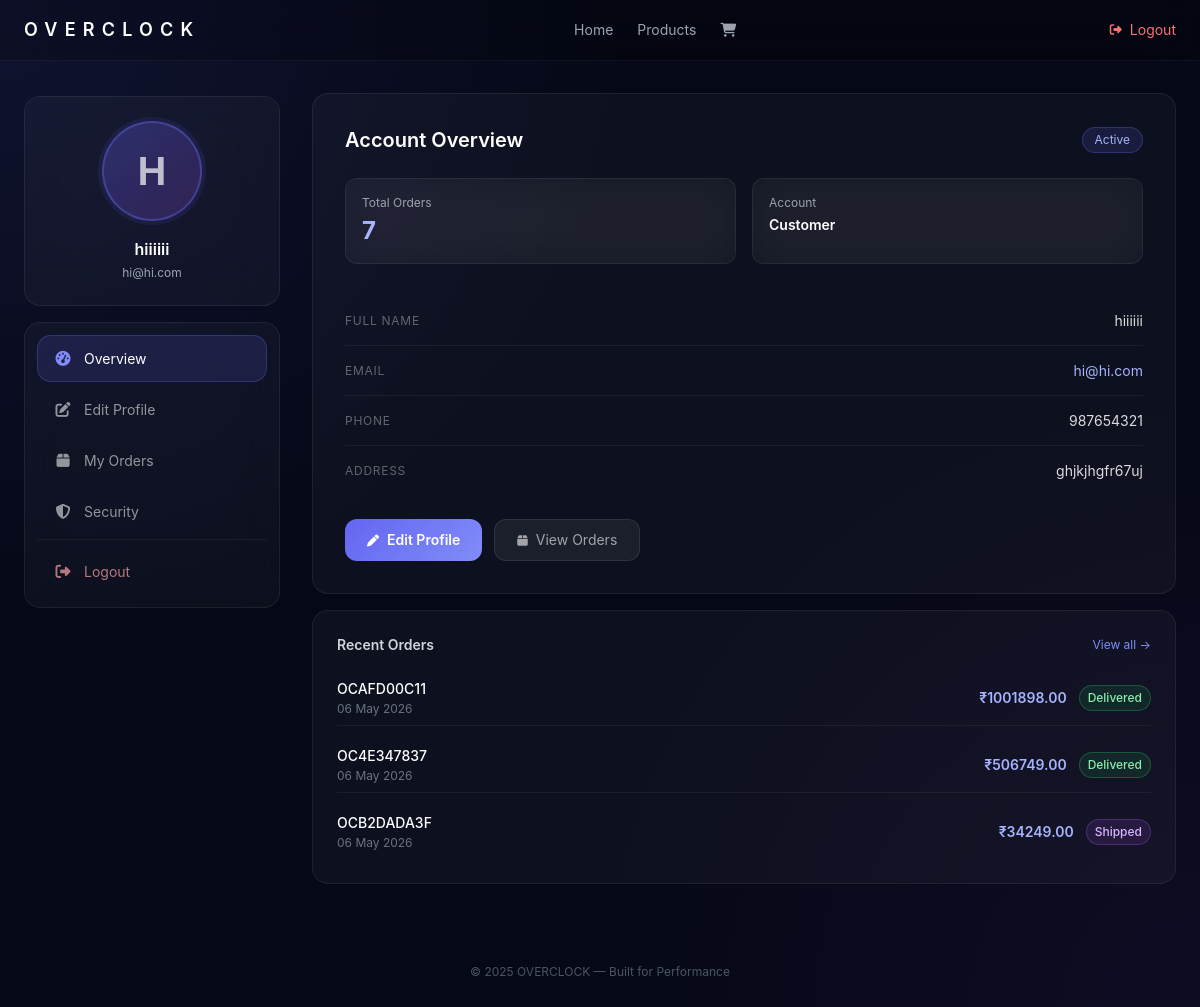
Screenshot of /profile/ (signed in) with the database file from the repository.
### Overclock/models.py (models this page shows, shortened)
class User(models.Model):
    name = models.CharField(max_length=100)
    email=models.EmailField()
    password = models.CharField(max_length=128)
    address = models.CharField(max_length=200)
    phone=models.IntegerField()
    avatar = models.ImageField(upload_to='avatars/', null=True, blank=True)

class Order(models.Model):
    STATUS_CHOICES = [
        ('Pending',    'Pending'),
        ('Processing', 'Processing'),
        ('Shipped',    'Shipped'),
        ('Delivered',  'Delivered'),
    ]
    PAYMENT_CHOICES = [
        ('COD',  'Cash on Delivery'),
        ('UPI',  'UPI'),
        ('CARD', 'Credit/Debit Card'),
    ]
    order_id       = models.CharField(max_length=20, unique=True, editable=False)
    user           = models.ForeignKey(User, on_delete=models.SET_NULL, null=True, blank=True)
    full_name      = models.CharField(max_length=100)
    email          = models.EmailField()
    phone          = models.CharField(max_length=15)
    address        = models.TextField()
    city           = models.CharField(max_length=100)
    pincode        = models.CharField(max_length=10)
    payment_method = models.CharField(max_length=10, choices=PAYMENT_CHOICES)
    upi_id         = models.CharField(max_length=100, blank=True, null=True)
    card_number    = models.CharField(max_length=20,  blank=True, null=True)
    card_expiry    = models.CharField(max_length=7,   blank=True, null=True)
    card_cvv       = models.CharField(max_length=4,   blank=True, null=True)
    delivery_email  = models.EmailField(blank=True, null=True)   # email for digital delivery
    license_key     = models.TextField(blank=True, null=True)    # filled by admin for digital products
    subtotal       = models.DecimalField(max_digits=10, decimal_places=2)
    delivery_fee   = models.DecimalField(max_digits=10, decimal_places=2)
    grand_total       = models.DecimalField(max_digits=10, decimal_places=2)
    promo_code        = models.CharField(max_length=500, blank=True, null=True)
    discount_amount   = models.DecimalField(max_digits=10, decimal_places=2, default=0)
    status         = models.CharField(max_length=20, choices=STATUS_CHOICES, default='Pending')
    created_at     = models.DateTimeField(auto_now_add=True)
    class Meta:
        ordering = ['-created_at']

### Overclock/views.py (the view)
# urls.py: path('profile/', views.profile, name='profile'),
@never_cache
def profile(request):
    email = request.session.get('email')
    if email is not None:
        try:
            user = User.objects.get(email=email)
            orders = Order.objects.filter(email=email).prefetch_related('items').order_by('-created_at')
            return render(request, 'profile.html', {'user': user, 'orders': orders})
        except User.DoesNotExist:
            messages.error(request, 'User not found.')
            return redirect('login')
    else:
        messages.error(request, 'You are not logged in.')
        return redirect('login')

### Overclock/context_processors.py (called while the page is built)
def categories(request):
    return {
        'nav_categories': Category.objects.all().order_by('name')
    }

### Overclock/models.py (called while the page is built)
    @property
    def total(self):
        return self.price * self.quantity

### Overclock/templates/profile.html (shortened to what this page needs)
{% load static %}
<!DOCTYPE html>
<html lang="en">
<head>
<script src="https://cdn.tailwindcss.com"></script>
<link rel="stylesheet" href="https://cdnjs.cloudflare.com/ajax/libs/font-awesome/6.5.0/css/all.min.css">
</head>
<body>
<header class="sticky top-0 z-50 border-b border-white/5 backdrop-blur-xl bg-black/20">
    <div class="max-w-7xl mx-auto px-6 py-4 flex items-center justify-between">
        <a href="{% url 'index' %}" class="text-lg font-semibold tracking-[0.4em]">OVERCLOCK</a>
        <nav class="hidden md:flex items-center gap-6 text-sm text-gray-400">
            <a href="{% url 'index' %}" class="hover:text-white transition">Home</a>
            <a href="{% url 'all_products' %}" class="hover:text-white transition">Products</a>
            <a href="{% url 'cart' %}" class="hover:text-white transition"><i class="fa-solid fa-cart-shopping"></i></a>
        </nav>
        <a href="{% url 'logout' %}" class="text-sm text-red-400 hover:text-red-300 transition flex items-center gap-2">
            <i class="fa-solid fa-right-from-bracket text-xs"></i> Logout
        </a>
    </div>
</header>
<div class="max-w-7xl mx-auto px-4 md:px-6 py-8">
    <div class="flex gap-6 lg:gap-8 items-start">
        <aside class="hidden md:flex flex-col w-64 shrink-0 sticky top-24">
            <div class="glass rounded-2xl p-6 mb-4 text-center">
                <div class="flex justify-center mb-4">
                    <div class="avatar-upload-zone">
                        {% if user.avatar %}
                        <img src="{{ user.avatar.url }}" alt="Avatar" class="avatar-ring">
                        {% else %}
                        <div class="avatar-placeholder">{{ user.name|first|upper }}</div>
                        {% endif %}
                    </div>
                </div>
                <p class="font-semibold text-base">{{ user.name }}</p>
                <p class="text-xs text-gray-400 mt-1">{{ user.email }}</p>
            </div>
            <div class="glass rounded-2xl p-3 space-y-1">
                <button onclick="switchPanel('overview')" class="nav-item active w-full text-left" id="nav-overview">
                    <i class="fa-solid fa-gauge-high"></i> Overview
                </button>
                <button onclick="switchPanel('edit')" class="nav-item w-full text-left" id="nav-edit">
                    <i class="fa-solid fa-pen-to-square"></i> Edit Profile
                </button>
                <button onclick="switchPanel('orders')" class="nav-item w-full text-left" id="nav-orders">
                    <i class="fa-solid fa-box"></i> My Orders
                </button>
                <button onclick="switchPanel('security')" class="nav-item w-full text-left" id="nav-security">
                    <i class="fa-solid fa-shield-halved"></i> Security
                </button>
                <div class="pt-2 border-t border-white/5 mt-2">
                    <a href="{% url 'logout' %}" class="nav-item w-full text-left" style="color:rgba(252,165,165,0.7);">
                        <i class="fa-solid fa-right-from-bracket"></i> Logout
                    </a>
                </div>
            </div>
        </aside>
        <div class="flex-1 min-w-0 space-y-4">
            <div id="panel-overview" class="panel active fade-in">
                <div class="glass rounded-2xl p-6 md:p-8">
                    <div class="flex items-center justify-between mb-6">
                        <h2 class="text-xl font-semibold">Account Overview</h2>
                        <span class="text-xs px-3 py-1 rounded-full" style="background:rgba(99,102,241,0.15); border:1px solid rgba(99,102,241,0.3); color:#a5b4fc;">Active</span>
                    </div>
                    <div class="grid grid-cols-2 gap-4 mb-8">
                        <div class="glass rounded-xl p-4">
                            <p class="text-xs text-gray-400 mb-1">Total Orders</p>
                            <p class="text-2xl font-bold text-indigo-300">{{ orders.count }}</p>
                        </div>
                        <div class="glass rounded-xl p-4">
                            <p class="text-xs text-gray-400 mb-1">Account</p>
                            <p class="text-sm font-semibold text-white">Customer</p>
                        </div>
                    </div>
                    <div>
                        <div class="info-row"><span class="info-label">Full Name</span><span class="info-value">{{ user.name }}</span></div>
                        <div class="info-row"><span class="info-label">Email</span><span class="info-value text-indigo-300">{{ user.email }}</span></div>
                        <div class="info-row"><span class="info-label">Phone</span><span class="info-value">{{ user.phone }}</span></div>
                        <div class="info-row"><span class="info-label">Address</span><span class="info-value" style="max-width:55%;">{{ user.address }}</span></div>
                    </div>
                    <div class="pt-6 flex gap-3 flex-wrap">
                        <button onclick="switchPanel('edit')" class="btn-primary text-sm"><i class="fa-solid fa-pen text-xs mr-2"></i>Edit Profile</button>
                        <button onclick="switchPanel('orders')" class="btn-ghost text-sm"><i class="fa-solid fa-box text-xs mr-2"></i>View Orders</button>
                    </div>
                </div>
                {% if orders %}
                <div class="glass rounded-2xl p-6 mt-4">
                    <div class="flex items-center justify-between mb-4">
                        <h3 class="font-semibold text-sm text-gray-300">Recent Orders</h3>
                        <button onclick="switchPanel('orders')" class="text-xs text-indigo-400 hover:text-indigo-300 transition">View all →</button>
                    </div>
                    <div class="space-y-3">
                        {% for order in orders|slice:":3" %}
                        <div class="flex items-center justify-between py-2 border-b border-white/5 last:border-0">
                            <div>
                                <p class="text-sm font-medium">{{ order.order_id }}</p>
                                <p class="text-xs text-gray-500 mt-0.5">{{ order.created_at|date:"d M Y" }}</p>
                            </div>
                            <div class="flex items-center gap-3">
                                <p class="text-sm font-semibold text-indigo-300">₹{{ order.grand_total }}</p>
                                <span class="text-xs px-2 py-1 rounded-full font-medium badge-{{ order.status }}">{{ order.status }}</span>
                            </div>
                        </div>
                        {% endfor %}
                    </div>
                </div>
                {% endif %}
            </div>
        </div>
    </div>
</div>
<footer class="text-center py-8 text-gray-600 text-xs mt-4">
    © 2025 OVERCLOCK — Built for Performance
</footer>
</body>
</html>

### Overclock/templates/profile.html (style rules this page uses)
* { margin:0; padding:0; box-sizing:border-box; cursor:default; }
body { font-family: Inter, sans-serif; background: radial-gradient(circle at top left, rgba(99,102,241,.12), transparent 40%), radial-gradient(circle at bottom right, rgba(168,85,247,.06), transparent 40%), #050816; color: white; overflow-x: hidden; min-height: 100vh; }
a, button { cursor: pointer; text-decoration: none; }
.glass { background: rgba(255,255,255,0.035); backdrop-filter: blur(20px); border: 1px solid rgba(255,255,255,0.07); }
.nav-item { display:flex; align-items:center; gap:12px; padding:12px 16px; border-radius:14px; font-size:14px; color:rgba(255,255,255,0.55); transition:all 0.2s ease; border:1px solid transparent; }
.nav-item.active { background:rgba(99,102,241,0.15); color:white; border-color:rgba(99,102,241,0.3); }
.nav-item.active i { color:#818cf8; }
.nav-item i { width:18px; text-align:center; font-size:15px; }
.panel { display:none; }
.panel.active { display:block; }
.btn-primary { background:linear-gradient(135deg,#6366f1,#818cf8); padding:10px 22px; border-radius:12px; font-size:14px; font-weight:600; transition:0.25s ease; border:none; color:white; }
.btn-ghost { background:rgba(255,255,255,0.06); border:1px solid rgba(255,255,255,0.09); color:rgba(255,255,255,0.6); padding:10px 22px; border-radius:12px; font-size:14px; transition:0.2s ease; }
.avatar-placeholder { width:100px; height:100px; border-radius:50%; background:linear-gradient(135deg,rgba(99,102,241,0.3),rgba(168,85,247,0.2)); border:2px solid rgba(99,102,241,0.4); display:flex; align-items:center; justify-content:center; font-size:38px; font-weight:700; color:rgba(255,255,255,0.7); box-shadow:0 0 0 4px rgba(99,102,241,0.1); }
.info-row { display:flex; justify-content:space-between; align-items:center; padding:14px 0; border-bottom:1px solid rgba(255,255,255,0.05); }
.info-row:last-child { border-bottom:none; }
.info-label { font-size:12px; color:rgba(255,255,255,0.35); text-transform:uppercase; letter-spacing:0.06em; }
.info-value { font-size:14px; color:rgba(255,255,255,0.85); text-align:right; }
.badge-Shipped { background:rgba(168,85,247,0.12); border:1px solid rgba(168,85,247,0.3); color:#d8b4fe; }
.badge-Delivered { background:rgba(34,197,94,0.12); border:1px solid rgba(34,197,94,0.3); color:#86efac; }
.avatar-upload-zone { position:relative; display:inline-block; }
.fade-in { animation: fadeIn 0.35s ease forwards; }

### rows the page displays
User: name|first "H", name "hiiiiii", email "hi@hi.com", phone "987654321", address "ghjkjhgfr67uj"
Order: order_id "OCAFD00C11", created_at "06 May 2026", grand_total "1001898.00", status "Delivered"
Order: order_id "OC4E347837", created_at "06 May 2026", grand_total "506749.00", status "Delivered"
Order: order_id "OCB2DADA3F", created_at "06 May 2026", grand_total "34249.00", status "Shipped"

### other values shown
{{ orders.count }} "7"
